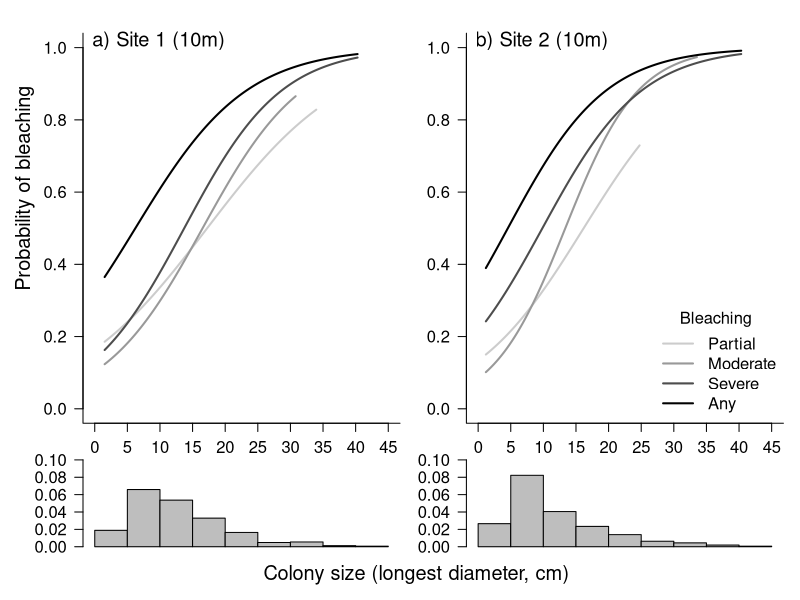

The R source for this figure:
## R code to produce Figure 3, and the accompanying analyses presented in the text, in: 
## Burgess SC, Johnston EC, Wyatt ASJ, Leichter JJ, Edmunds PJ (in press) Response diversity in corals: hidden differences in bleaching mortality among cryptic Pocillopora species. Ecology.
## Code written by Scott Burgess. Feb 2021. Send comments or corrections to sburgess@bio.fsu.edu
## R version 3.6.3 (2020-02-29)


# Load required library
library(plyr)


# Import data
# setwd("")
dat <- read.csv("Data on Bleaching 2019.csv")

# Prepare data
dat$Site <- as.factor(dat$Site)
dat$Quadrat <- as.factor(dat$Quadrat)
dat$Site.Quadrat <- interaction(dat$Site,dat$Quadrat)
dat$BleachAny <- ifelse(dat$Bleaching=="0",0,1)
dat$Bleach1 <- ifelse(dat$Bleaching=="1",1,
							ifelse(dat$Bleaching=="0",0,NA))
dat$Bleach2 <- ifelse(dat$Bleaching=="2",1,
							ifelse(dat$Bleaching=="0",0,NA))
dat$Bleach3 <- ifelse(dat$Bleaching=="3",1,
							ifelse(dat$Bleaching=="0",0,NA))


# Subset data into each month
datmarch <- dat[dat$Month=="March",]
datmay <- dat[dat$Month=="May",]


# Sample sizes
# Size and bleaching were measured for 641 out of 1023 (63%) colonies assigned to a bleaching category in May 2019.
length(datmay[!is.na(datmay$Longest.cm) & !is.na(datmay$BleachAny),which(names(datmay)=="Longest.cm")]) # 641
length(datmay$Bleaching[!is.na(datmay$Bleaching)])	# 1023
(641/1032) * 100 # 62.11%

# Sample sizes at each site (from Figure 3 caption)
# n=328 at Site 1
length(datmay[datmay$Site=="1" &
			!is.na(datmay$Longest.cm) & !is.na(datmay$BleachAny),which(names(datmay)=="Longest.cm")])
# n=313 at Site 2
length(datmay[datmay$Site=="2" &
			!is.na(datmay$Longest.cm) & !is.na(datmay$BleachAny),which(names(datmay)=="Longest.cm")])


# Prepare data for Figure 3
foo <- datmay[datmay$Site=="1",which(names(datmay)=="Longest.cm")]
LengthvecS1 <- seq(min(foo,na.rm=T),max(foo,na.rm=T),length=100)
foo <- datmay[datmay$Site=="2",which(names(datmay)=="Longest.cm")]
LengthvecS2 <- seq(min(foo,na.rm=T),max(foo,na.rm=T),length=100)
l <- c(LengthvecS1, LengthvecS2)

newdat <- data.frame(Longest.cm=l,Site=as.factor(sort(rep(1:2,100))))

## BleachAny in May
m1 <- glm(BleachAny ~ Longest.cm * Site, data=datmay,family="binomial")
p <- predict(m1,newdat,se.fit=T)
pred.BleachAny.Length.May <- data.frame(newdat,
	mean=p$fit,
	upr = p$fit + 2*p$se.fit,
	lwr = p$fit - 2*p$se.fit)

## Bleach1 in May
m1 <- glm(Bleach1 ~ Longest.cm * Site, data=datmay,family="binomial")
p <- predict(m1,newdat,se.fit=T)
pred.Bleach1.Length.May <- data.frame(newdat,
	mean=p$fit,
	upr = p$fit + 2*p$se.fit,
	lwr = p$fit - 2*p$se.fit)

## Bleach2 in May
m1 <- glm(Bleach2 ~ Longest.cm * Site, data=datmay,family="binomial")
p <- predict(m1,newdat,se.fit=T)
pred.Bleach2.Length.May <- data.frame(newdat,
	mean=p$fit,
	upr = p$fit + 2*p$se.fit,
	lwr = p$fit - 2*p$se.fit)

	
## Bleach3 in May
m1 <- glm(Bleach3 ~ Longest.cm * Site, data=datmay,family="binomial")
p <- predict(m1,newdat,se.fit=T)
pred.Bleach3.Length.May <- data.frame(newdat,
	mean=p$fit,
	upr = p$fit + 2*p$se.fit,
	lwr = p$fit - 2*p$se.fit)
	

# Make Figure 3  
labs <- c("Partial","Moderate","Severe","Any")
x.ticks <- seq(0,45,5) 
panel.labs <- c("a) Site 1 (10m)","b) Site 2 (10m)")
points.cex <- 1.5
ax.cex <- 1.2
x.ax <- seq(0,1,0.2)
cols <- c("grey80","grey60","grey30","black")
tcksize <- 0.05
xmin=0
xmax <- 45
brks <- seq(0,xmax,5)

dev.new(width=8,height=4)
nf <- layout(matrix(1:4,2,2,byrow=T),c(3,3),c(2,0.6,2,0.6))
# layout.show(n=4)
par(oma=c(2,2,1,0),mar=c(0,0,0,0))

## Site 1
par(mar=c(1,3,1,1))
plot(c(min(x.ticks),max(x.ticks)),c(0,1),type="n",ylab="",xlab="",yaxt="n",xaxt="n",bty="l")
axis(side=1,at=x.ticks,cex.axis=ax.cex)
axis(side=2,at=x.ax,las=1,cex.axis=ax.cex)
mtext(panel.labs[1],side=3,line=-1,cex=ax.cex,adj=0.05)

# Site 1 Bleach1
maxsize <- max(datmay[datmay$Site=="1" &
			!is.na(datmay$Longest.cm) & !is.na(datmay$Bleach1),which(names(datmay)=="Longest.cm")])
foo <- pred.Bleach1.Length.May[pred.Bleach1.Length.May$Site=="1" &
				pred.Bleach1.Length.May$Longest.cm <max(maxsize),]
with(foo, lines(Longest.cm,plogis(mean),lwd=2,col=cols[1]))

# Site 1 Bleach2
maxsize <- max(datmay[datmay$Site=="1" &
			!is.na(datmay$Longest.cm) & !is.na(datmay$Bleach2),which(names(datmay)=="Longest.cm")])
foo <- pred.Bleach2.Length.May[pred.Bleach2.Length.May$Site=="1" &
				pred.Bleach2.Length.May$Longest.cm <max(maxsize),]
with(foo, lines(Longest.cm,plogis(mean),lwd=2,col=cols[2]))

# Site 1 Bleach3
maxsize <- max(datmay[datmay$Site=="1" &
			!is.na(datmay$Longest.cm) & !is.na(datmay$Bleach3),which(names(datmay)=="Longest.cm")])
foo <- pred.Bleach3.Length.May[pred.Bleach3.Length.May$Site=="1" &
				pred.Bleach3.Length.May$Longest.cm <max(maxsize),]
with(foo, lines(Longest.cm,plogis(mean),lwd=2,col=cols[3]))

# Site 1 BleachAny
maxsize <- max(datmay[datmay$Site=="1" &
			!is.na(datmay$Longest.cm) & !is.na(datmay$BleachAny),which(names(datmay)=="Longest.cm")])
foo <- pred.BleachAny.Length.May[pred.BleachAny.Length.May$Site=="1" &
				pred.BleachAny.Length.May$Longest.cm <max(maxsize),]
with(foo, lines(Longest.cm,plogis(mean),lwd=2,col=cols[4]))

## Site 2 
plot(c(min(x.ticks),max(x.ticks)),c(0,1),type="n",ylab="",xlab="",yaxt="n",xaxt="n",bty="l")
axis(side=1,at=x.ticks,cex.axis=ax.cex)
axis(side=2,at=x.ax,las=1,cex.axis=ax.cex)
mtext(panel.labs[2],side=3,line=-1,cex=ax.cex,adj=0.05)

# Site 2 Bleach1
maxsize <- max(datmay[datmay$Site=="2" &
			!is.na(datmay$Longest.cm) & !is.na(datmay$Bleach1),which(names(datmay)=="Longest.cm")])
foo <- pred.Bleach1.Length.May[pred.Bleach1.Length.May$Site=="2" &
				pred.Bleach1.Length.May$Longest.cm <max(maxsize),]
with(foo, lines(Longest.cm,plogis(mean),lwd=2,col=cols[1]))

# Site 2 Bleach2
maxsize <- max(datmay[datmay$Site=="2" &
			!is.na(datmay$Longest.cm) & !is.na(datmay$Bleach2),which(names(datmay)=="Longest.cm")])
foo <- pred.Bleach2.Length.May[pred.Bleach2.Length.May$Site=="2" &
				pred.Bleach2.Length.May$Longest.cm <max(maxsize),]
with(foo, lines(Longest.cm,plogis(mean),lwd=2,col=cols[2]))

# Site 2 Bleach3
maxsize <- max(datmay[datmay$Site=="2" &
			!is.na(datmay$Longest.cm) & !is.na(datmay$Bleach3),which(names(datmay)=="Longest.cm")])
foo <- pred.Bleach3.Length.May[pred.Bleach3.Length.May$Site=="2" &
				pred.Bleach3.Length.May$Longest.cm <max(maxsize),]
with(foo, lines(Longest.cm,plogis(mean),lwd=2,col=cols[3]))

# Site 2 BleachAny
maxsize <- max(datmay[datmay$Site=="2" &
			!is.na(datmay$Longest.cm) & !is.na(datmay$BleachAny),which(names(datmay)=="Longest.cm")])
foo <- pred.BleachAny.Length.May[pred.BleachAny.Length.May$Site=="2" &
				pred.BleachAny.Length.May$Longest.cm <max(maxsize),]
with(foo, lines(Longest.cm,plogis(mean),lwd=2,col=cols[4]))

legend('bottomright',legend=labs,lwd=2,col=cols,bty="n",title="Bleaching",cex=1.2)


foo <- datmay[datmay$Site=="1" & !is.na(datmay$Longest.cm),which(names(datmay)==c("Longest.cm"))]
histlim <- round_any(max(foo,na.rm=T),5,f=ceiling)
hist(foo,breaks=seq(0,histlim,5),freq=F,main="",xaxt="n",col="grey",cex.axis=1.2,las=1,ylim=c(0,0.1),xlim=c(xmin,xmax))
foo <- datmay[datmay$Site=="2" & !is.na(datmay$Longest.cm),which(names(datmay)==c("Longest.cm"))]
histlim <- round_any(max(foo,na.rm=T),5,f=ceiling)
hist(foo,breaks=seq(0,histlim,5),freq=F,main="",xaxt="n",col="grey",cex.axis=1.2,las=1,ylim=c(0,0.1),xlim=c(xmin,xmax))

mtext(side=1,line=0,"Colony size (longest diameter, cm)",outer=T,adj=0.5,cex=ax.cex)
mtext(side=2,line=0,"Probability of bleaching",outer=T,adj=0.8,cex=ax.cex)






# Statements in results section
# How many corals sampled in each site? (this includes corals with no size measurement)
with(datmay[!is.na(datmay$BleachAny),],table(Site)) # Site 1 = 546; Site 2 = 477

newdat <- expand.grid(Site=c("1","2"))

## BleachAny at each site in May 2019
m1 <- glm(BleachAny ~ Site, data=datmay,family="binomial")
p <- predict(m1,newdat,se.fit=T)
pred.BleachAny.Site.May <- data.frame(newdat,
	mean=p$fit,
	upr = p$fit + 2*p$se.fit,
	lwr = p$fit - 2*p$se.fit)

## Bleach3 at each site in May 2019
m1 <- glm(Bleach3 ~ Site, data=datmay,family="binomial")
p <- predict(m1,newdat,se.fit=T)
pred.Bleach3.Site.May <- data.frame(newdat,
	mean=p$fit,
	upr = p$fit + 2*p$se.fit,
	lwr = p$fit - 2*p$se.fit)

# Bleaching to some degree
# Site 1: 71% (67 - 75, 95%, CI)
plogis(pred.BleachAny.Site.May[1,2]) * 100
plogis(pred.BleachAny.Site.May[1,4]) * 100
plogis(pred.BleachAny.Site.May[1,3]) * 100
# Site 2: 72% (68 - 76, 95% CI)
plogis(pred.BleachAny.Site.May[2,2]) * 100
plogis(pred.BleachAny.Site.May[2,4]) * 100
plogis(pred.BleachAny.Site.May[2,3]) * 100

# Severely bleached
# Site 1: 55% (49 - 60, 95%, CI)
plogis(pred.Bleach3.Site.May[1,2]) * 100
plogis(pred.Bleach3.Site.May[1,4]) * 100
plogis(pred.Bleach3.Site.May[1,3]) * 100
# Site 2: 60% (55 - 65, 95% CI)
plogis(pred.Bleach3.Site.May[2,2]) * 100
plogis(pred.Bleach3.Site.May[2,4]) * 100
plogis(pred.Bleach3.Site.May[2,3]) * 100




